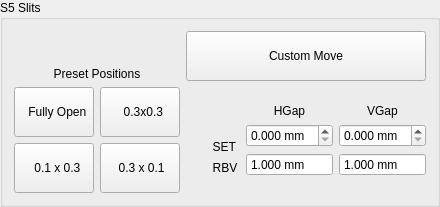
         <widget class="QGroupBox" name="groupBox_26">
          <property name="title">
           <string>S5 Slits</string>
          </property>
          <layout class="QGridLayout" name="gridLayout_28">
           <item row="2" column="0">
            <widget class="QPushButton" name="pb_S5_Open">
             <property name="sizePolicy">
              <sizepolicy hsizetype="Preferred" vsizetype="Fixed">
               <horstretch>0</horstretch>
               <verstretch>0</verstretch>
              </sizepolicy>
             </property>
             <property name="text">
              <string>   
  Fully Open
</string>
             </property>
            </widget>
           </item>
           <item row="3" column="0">
            <widget class="QPushButton" name="pb_S5_HClose">
             <property name="sizePolicy">
              <sizepolicy hsizetype="Preferred" vsizetype="Fixed">
               <horstretch>0</horstretch>
               <verstretch>0</verstretch>
              </sizepolicy>
             </property>
             <property name="text">
              <string>
  0.1 x 0.3 
</string>
             </property>
            </widget>
           </item>
           <item row="2" column="1">
            <widget class="QPushButton" name="pb_S5_Close">
             <property name="sizePolicy">
              <sizepolicy hsizetype="Preferred" vsizetype="Fixed">
               <horstretch>0</horstretch>
               <verstretch>0</verstretch>
              </sizepolicy>
             </property>
             <property name="text">
              <string>  
  0.3x0.3  
 </string>
             </property>
            </widget>
           </item>
           <item row="2" column="2" rowspan="2">
            <layout class="QGridLayout" name="gridLayout_27">
             <item row="0" column="0">
              <layout class="QGridLayout" name="gridLayout_22">
               <item row="1" column="0">
                <widget class="QLabel" name="label_184">
                 <property name="sizePolicy">
                  <sizepolicy hsizetype="Preferred" vsizetype="Fixed">
                   <horstretch>0</horstretch>
                   <verstretch>0</verstretch>
                  </sizepolicy>
                 </property>
                 <property name="text">
                  <string>        SET </string>
                 </property>
                </widget>
               </item>
               <item row="2" column="0">
                <widget class="QLabel" name="label_126">
                 <property name="sizePolicy">
                  <sizepolicy hsizetype="Preferred" vsizetype="Fixed">
                   <horstretch>0</horstretch>
                   <verstretch>0</verstretch>
                  </sizepolicy>
                 </property>
                 <property name="text">
                  <string>        RBV</string>
                 </property>
                </widget>
               </item>
               <item row="0" column="0">
                <widget class="QLabel" name="label_8">
                 <property name="sizePolicy">
                  <sizepolicy hsizetype="Preferred" vsizetype="Fixed">
                   <horstretch>0</horstretch>
                   <verstretch>0</verstretch>
                  </sizepolicy>
                 </property>
                 <property name="text">
                  <string>
</string>
                 </property>
                </widget>
               </item>
              </layout>
             </item>
             <item row="0" column="1">
              <layout class="QGridLayout" name="gridLayout_23">
               <item row="0" column="0">
                <widget class="QLabel" name="label_182">
                 <property name="sizePolicy">
                  <sizepolicy hsizetype="Preferred" vsizetype="Fixed">
                   <horstretch>0</horstretch>
                   <verstretch>0</verstretch>
                  </sizepolicy>
                 </property>
                 <property name="text">
                  <string>HGap</string>
                 </property>
                 <property name="alignment">
                  <set>Qt::AlignCenter</set>
                 </property>
                </widget>
               </item>
               <item row="1" column="0">
                <widget class="QDoubleSpinBox" name="db_s5_x_set">
                 <property name="suffix">
                  <string> mm</string>
                 </property>
                 <property name="decimals">
                  <number>3</number>
                 </property>
                </widget>
               </item>
               <item row="2" column="0">
                <widget class="QDoubleSpinBox" name="db_s5_x">
                 <property name="sizePolicy">
                  <sizepolicy hsizetype="Preferred" vsizetype="Fixed">
                   <horstretch>0</horstretch>
                   <verstretch>0</verstretch>
                  </sizepolicy>
                 </property>
                 <property name="readOnly">
                  <bool>true</bool>
                 </property>
                 <property name="buttonSymbols">
                  <enum>QAbstractSpinBox::NoButtons</enum>
                 </property>
                 <property name="suffix">
                  <string> mm</string>
                 </property>
                 <property name="decimals">
                  <number>3</number>
                 </property>
                 <property name="minimum">
                  <double>-0.100000000000000</double>
                 </property>
                 <property name="maximum">
                  <double>4.000000000000000</double>
                 </property>
                 <property name="value">
                  <double>1.000000000000000</double>
                 </property>
                </widget>
               </item>
              </layout>
             </item>
             <item row="0" column="2">
              <layout class="QGridLayout" name="gridLayout_26">
               <item row="0" column="0">
                <widget class="QLabel" name="label_185">
                 <property name="sizePolicy">
                  <sizepolicy hsizetype="Preferred" vsizetype="Fixed">
                   <horstretch>0</horstretch>
                   <verstretch>0</verstretch>
                  </sizepolicy>
                 </property>
                 <property name="text">
                  <string>VGap</string>
                 </property>
                 <property name="alignment">
                  <set>Qt::AlignCenter</set>
                 </property>
                </widget>
               </item>
               <item row="1" column="0">
                <widget class="QDoubleSpinBox" name="db_s5_y_set">
                 <property name="suffix">
                  <string> mm</string>
                 </property>
                 <property name="decimals">
                  <number>3</number>
                 </property>
                </widget>
               </item>
               <item row="2" column="0">
                <widget class="QDoubleSpinBox" name="db_s5_y">
                 <property name="sizePolicy">
                  <sizepolicy hsizetype="Preferred" vsizetype="Fixed">
                   <horstretch>0</horstretch>
                   <verstretch>0</verstretch>
                  </sizepolicy>
                 </property>
                 <property name="readOnly">
                  <bool>true</bool>
                 </property>
                 <property name="buttonSymbols">
                  <enum>QAbstractSpinBox::NoButtons</enum>
                 </property>
                 <property name="suffix">
                  <string> mm</string>
                 </property>
                 <property name="decimals">
                  <number>3</number>
                 </property>
                 <property name="minimum">
                  <double>-0.100000000000000</double>
                 </property>
                 <property name="maximum">
                  <double>4.000000000000000</double>
                 </property>
                 <property name="value">
                  <double>1.000000000000000</double>
                 </property>
                </widget>
               </item>
              </layout>
             </item>
            </layout>
           </item>
           <item row="3" column="1">
            <widget class="QPushButton" name="pb_S5_VClose">
             <property name="sizePolicy">
              <sizepolicy hsizetype="Preferred" vsizetype="Fixed">
               <horstretch>0</horstretch>
               <verstretch>0</verstretch>
              </sizepolicy>
             </property>
             <property name="text">
              <string>
 0.3 x 0.1
</string>
             </property>
            </widget>
           </item>
           <item row="1" column="2">
            <widget class="QPushButton" name="pb_move_s5">
             <property name="text">
              <string>
Custom Move   
</string>
             </property>
            </widget>
           </item>
           <item row="1" column="0" colspan="2">
            <widget class="QLabel" name="label_7">
             <property name="text">
              <string>Preset Positions</string>
             </property>
             <property name="alignment">
              <set>Qt::AlignBottom|Qt::AlignHCenter</set>
             </property>
            </widget>
           </item>
          </layout>
         </widget>
